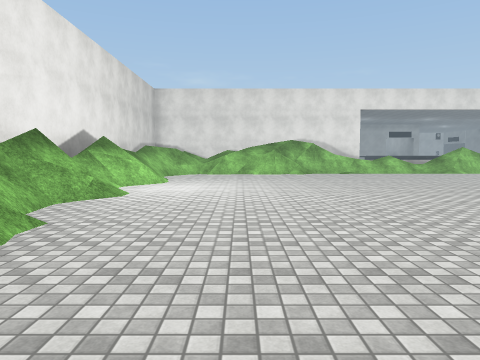
View 1 (above)

24 first-person views from a walk through a 3-D level made in the Unity game engine. The camera is 1.4 m above the floor, tilts 4° down and sees 70° across. The floor is counted in squares, 2 m on a side. Each view is taken from the middle of a square. On the plan, view 1 faces up. The plan holds only what a view shows up to about 11 squares ahead; the rest is blank. The place goes on beyond the plan. The player is left out. Surface patterns are stand-ins for the level's own textures.

View 2
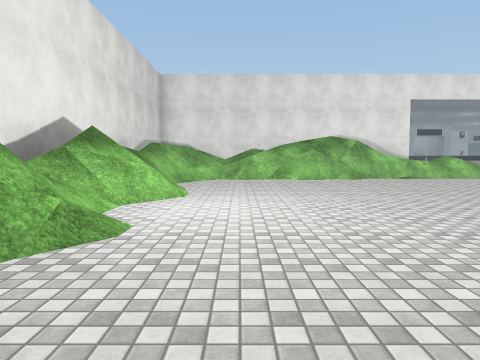

View 3
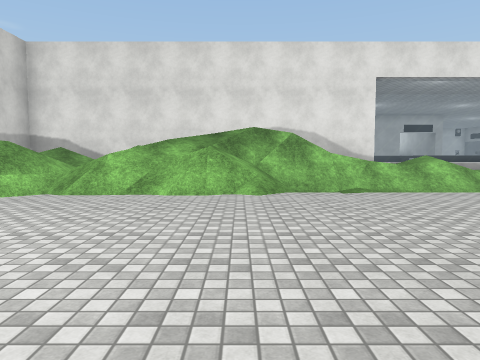

View 4
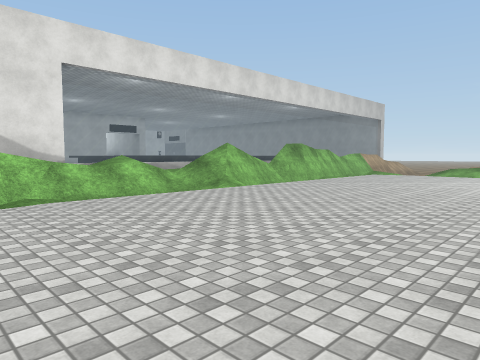

View 5
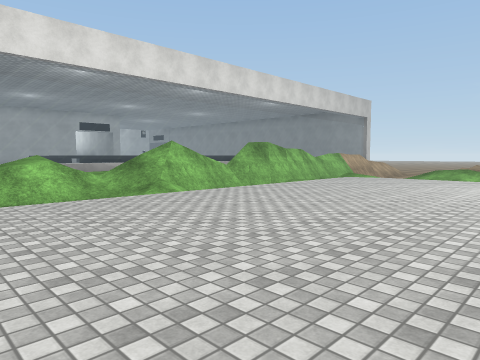

View 6
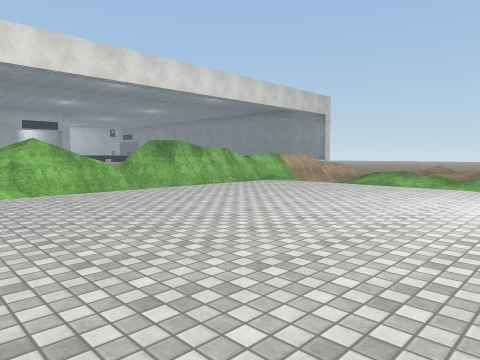

View 7
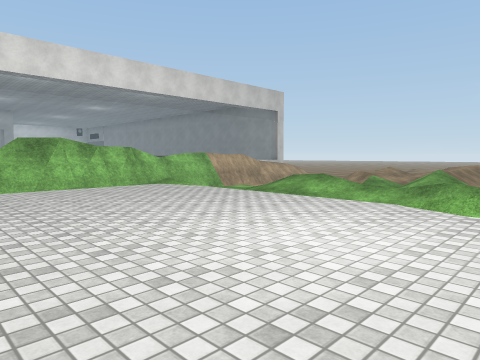

View 8
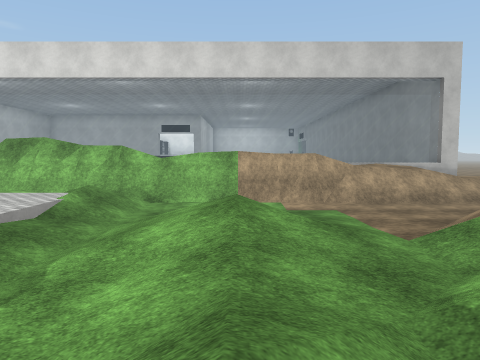

View 9
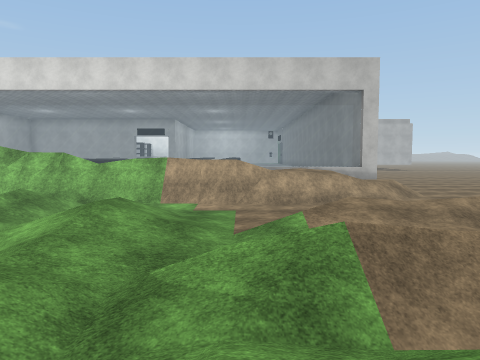

View 10
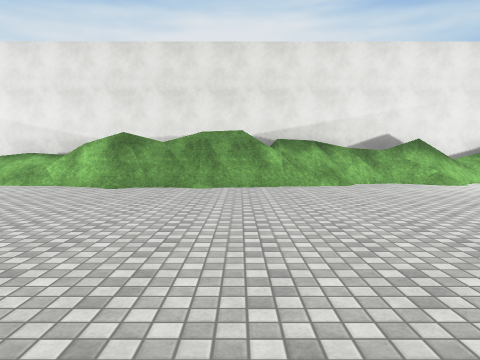

View 11
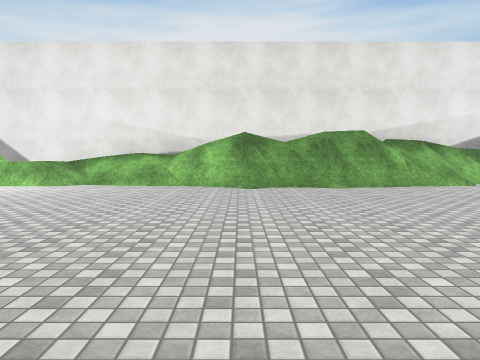

View 12
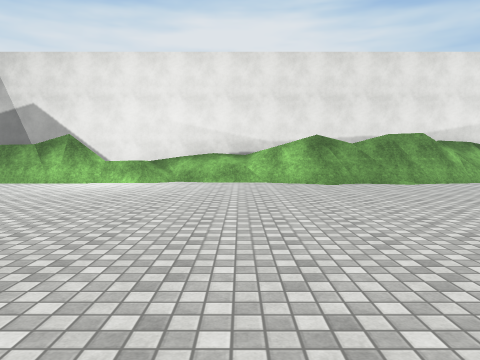

View 13
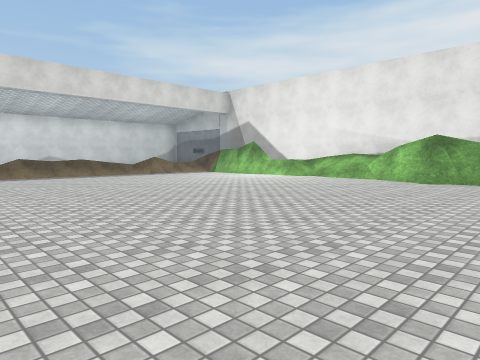

View 14
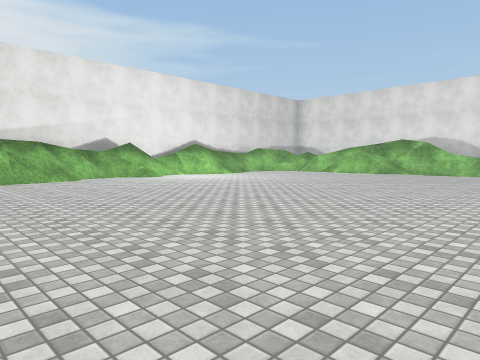

View 15
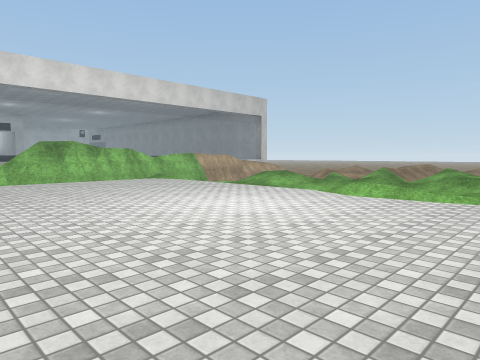

View 16
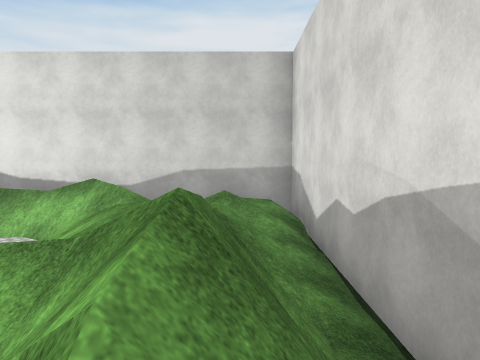

View 17
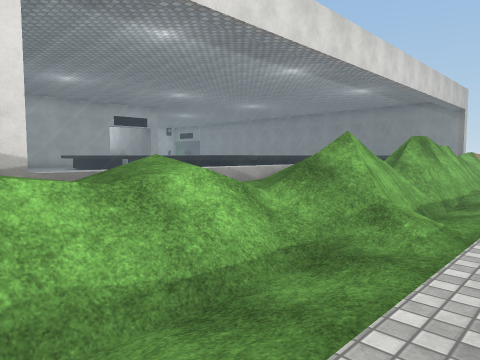

View 18
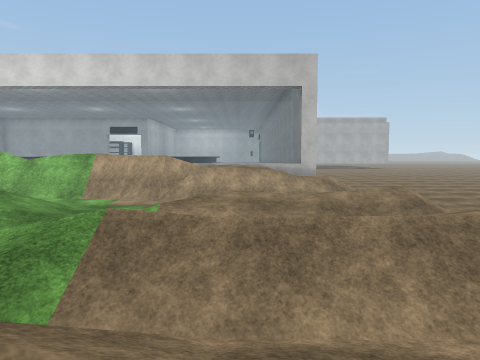

View 19
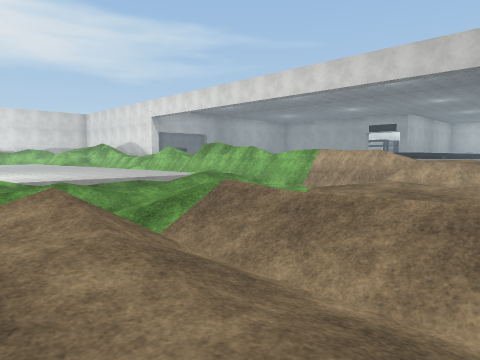

View 20
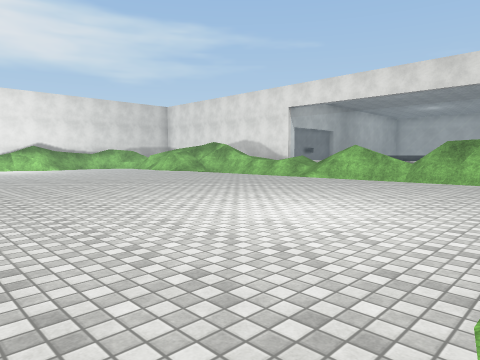

View 21
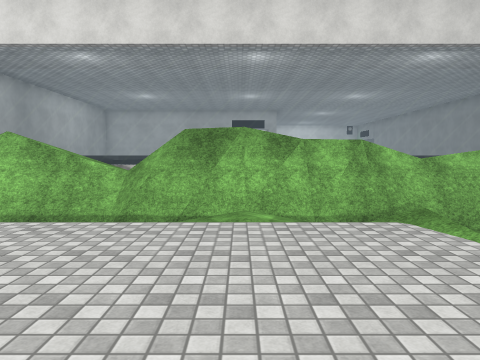

View 22
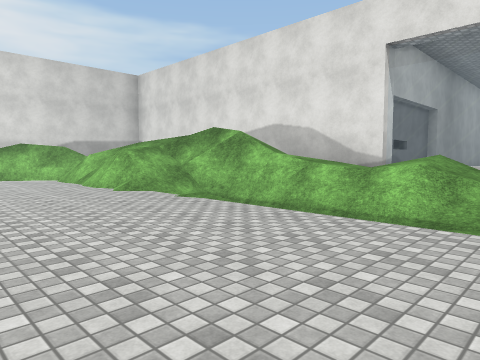

View 23
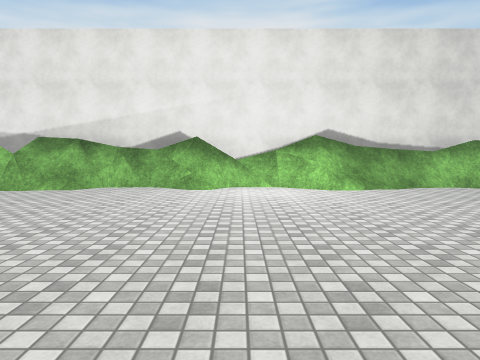

View 24
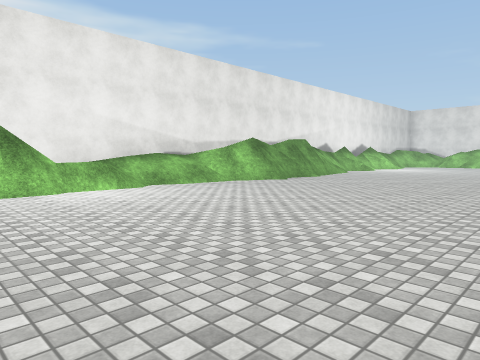

### Floor plan
Key: @ floor where view 1 was taken; # wall or solid block; . main floor; - floor 0.5 m lower than the main floor; _ floor 0.75 m lower than the main floor; / step, stairs or slope; = window, fence, low wall or low ledge; ^ raised ledge; v drop or lower ground.
Columns run from 5 left of view 1 to 25 right of it. Each row starts with its distance up from view 1.
 18            #======#        ===^
 17  ###########//==//= =     ====#
 16 # ////==//////////=////////////
 15 # // //=v#/////#vv#vvvvvvv#////
 14 # /////////////////////_______
 13 ##//=/=..............////--__
 12 #//................../////-////
 11 #//..................//////////
 10 # //.................//////////
  9 ##/=................./_////////
  8 #/=..................//////////
  7 #//..................// ///////
  6 ##//.................//////////
  5  #=..................//
  4  #/..........  ....../
  3  #//..........
  2  #=#..........
  1  ###..........
  0   /#.@........
 -1 #//#..........
 -2 #/##..........
 -3 #//#.........
 -4 # //.........
 -5 # //.........
 -6 # //.........
 -7 # //.........
 -8 # /#........
 -9 # ##........
-10   =#.  .....

Where each view was taken, in squares from view 1:
view 1: 0 up, 0 right, facing up
view 2: 3 up, 1 left, facing up
view 3: 7 up, 2 right, facing up
view 4: 8 up, 3 right, facing up-right
view 5: 8 up, 5 right, facing up-right
view 6: 7 up, 8 right, facing up-right
view 7: 6 up, 11 right, facing up-right
view 8: 7 up, 19 right, facing up
view 9: 6 up, 21 right, facing up
view 10: 1 up, 6 right, facing left
view 11: 2 down, 6 right, facing left
view 12: 4 down, 7 right, facing left
view 13: 1 up, 8 right, facing down-left
view 14: 0 up, 8 right, facing up-left
view 15: 4 up, 10 right, facing up-right
view 16: 16 up, 4 right, facing left
view 17: 13 up, 5 right, facing up-right
view 18: 6 up, 23 right, facing up
view 19: 6 up, 25 right, facing up-left
view 20: 4 up, 16 right, facing up-left
view 21: 10 up, 14 right, facing up
view 22: 10 up, 9 right, facing up-left
view 23: 7 up, 5 right, facing left
view 24: 10 down, 5 right, facing up-left
